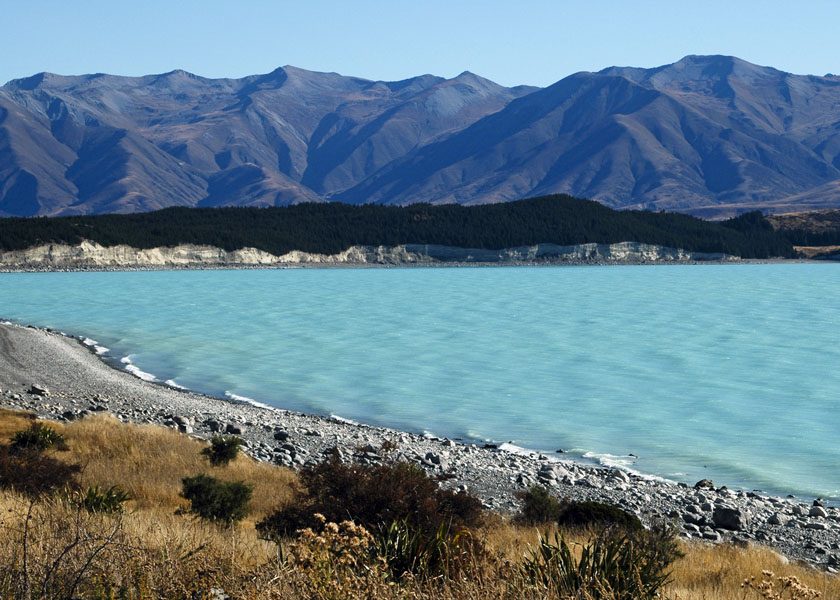
#> input picture 00_display_images/image/New_Zealand_Lake.jpg, 840 x 600 px
$ python 01_colors.py
#> lines starting #> are read from the running program, lines starting #| are printed output that depends on the picture
import cv2 as cv
import matplotlib.pyplot as plt
import numpy as np


# Splitting and Merging Color Channels

img_NZ_bgr = cv.imread("image/New_Zealand_Lake.jpg", cv.IMREAD_COLOR)
#> img_NZ_bgr is the input picture: shape (600, 840, 3); mean B, G, R 140.2, 126.7, 100.9

def split_and_merge(img_bgr):
	# Split the image into the B,G,R components
	b, g, r = cv.split(img_NZ_bgr)

	# Show the channels
	plt.figure(figsize=[18, 5])

	plt.subplot(141);plt.imshow(r, cmap="gray");plt.title("Red Channel")
	plt.subplot(142);plt.imshow(g, cmap="gray");plt.title("Green Channel")
	plt.subplot(143);plt.imshow(b, cmap="gray");plt.title("Blue Channel")

	# Merge the individual channels into a BGR image
	imgMerged = cv.merge((b, g, r))
	# Show the merged output
	plt.subplot(144)
	plt.imshow(imgMerged[:, :, ::-1])
	plt.title("Merged Output")
	plt.show()


def bgr_to_rgb(img_bgr):
	# OpenCV stores color channels in a differnet order than most other applications (BGR vs RGB).
	img_rgb = cv.cvtColor(img_bgr, cv.COLOR_BGR2RGB)
	plt.imshow(img_rgb)
	plt.show()


#____________________________________________________________
# CHANGING TO HSV COLOR SPACE

img_hsv = cv.cvtColor(img_NZ_bgr, cv.COLOR_BGR2HSV)
#> img_hsv: shape (600, 840, 3); mean H, S, V 82.2, 105.5, 149.4

# Split the image into the B,G,R components
h,s,v = cv.split(img_hsv)
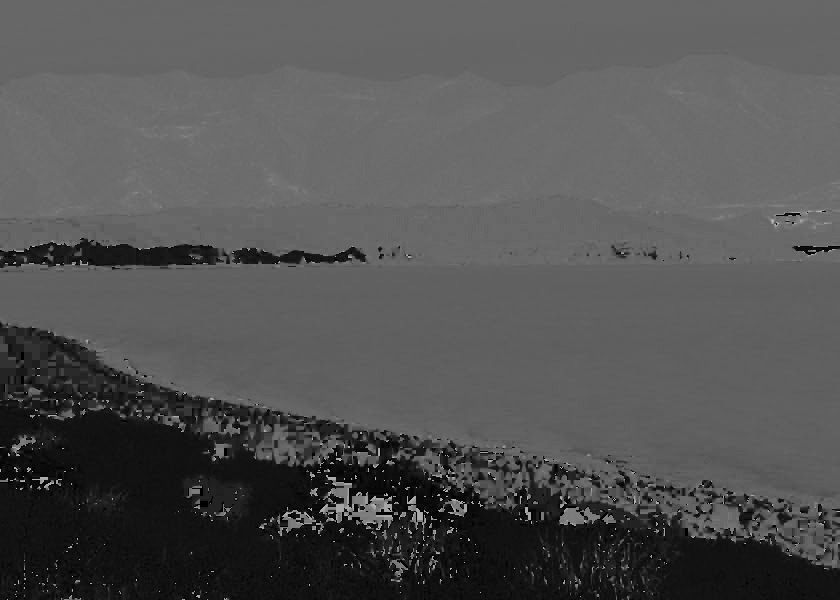
#> h: shape (600, 840); min 0, max 179, mean 82.2
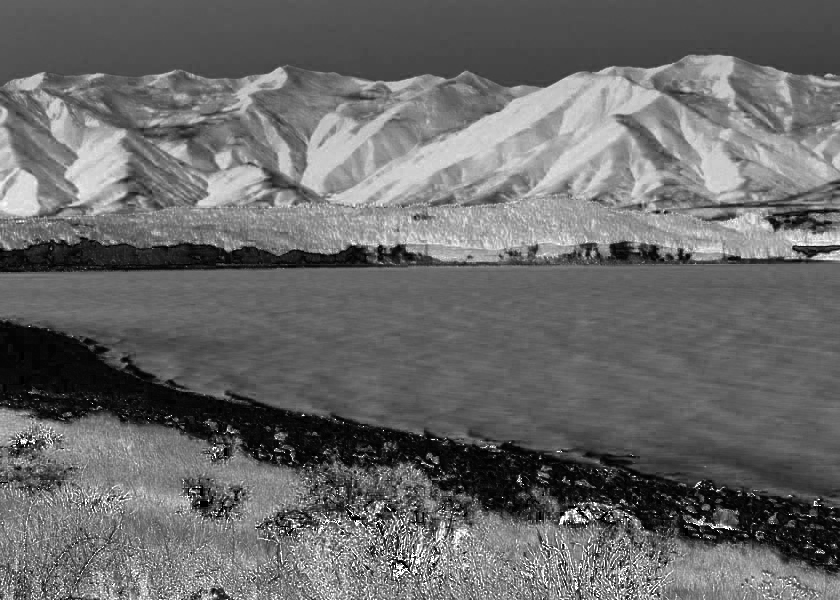
#> s: shape (600, 840); min 0, max 255, mean 105.5
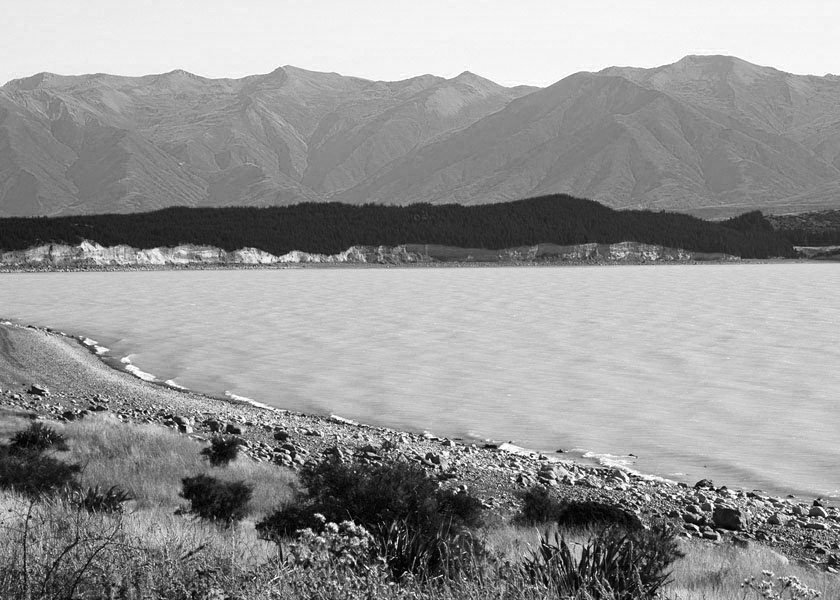
#> v: shape (600, 840); min 0, max 255, mean 149.4

# Show the channels
plt.figure(figsize=[16,4])
# h for color
plt.subplot(141);plt.imshow(h, cmap="gray");plt.title("H Channel")
# s for saturation/ intensity
plt.subplot(142);plt.imshow(s, cmap="gray");plt.title("S Channel")
# v for value
plt.subplot(143);plt.imshow(v, cmap="gray");plt.title("V Channel")
#> (the run stopped early here; a loop or call above may not have finished)

$ run again, with 00_display_images/image/checkerboard_color.png saved as 00_display_images/image/New_Zealand_Lake.jpg
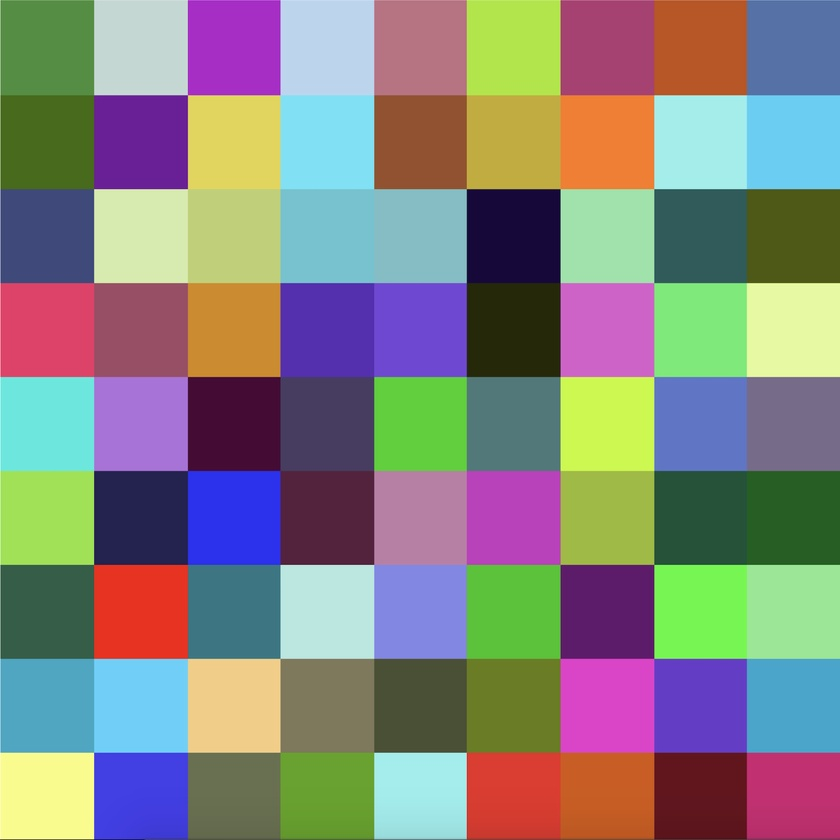
#> input picture 00_display_images/image/checkerboard_color.png, 840 x 840 px, shrunk from 1800 x 1800 before the run
#> img_NZ_bgr is the input picture: shape (840, 840, 3); mean B, G, R 126.7, 131.4, 133
#> img_hsv: shape (840, 840, 3); mean H, S, V 85.7, 139.4, 177.9
#> `h,s,v = cv.split(img_hsv)`:
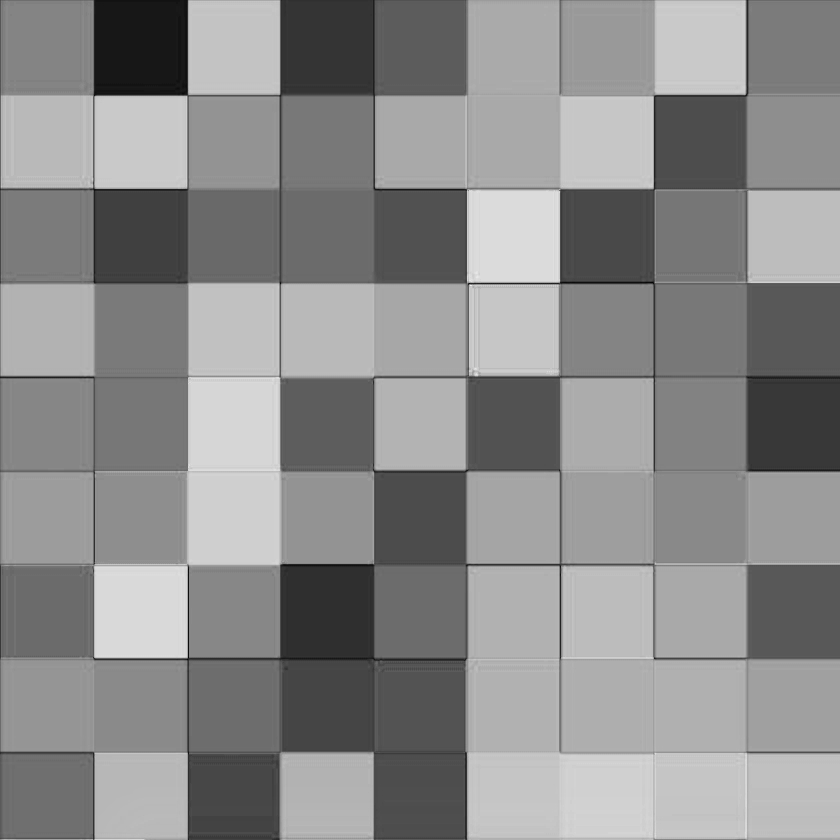
#> s: shape (840, 840); min 3, max 241, mean 139.4
#> `h,s,v = cv.split(img_hsv)`:
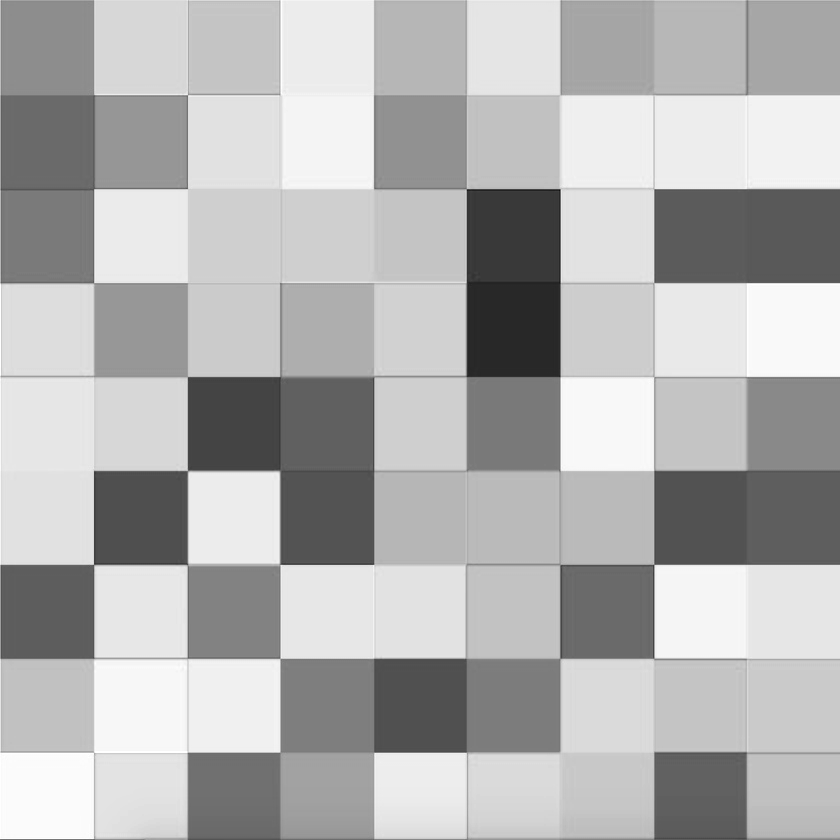
#> v: shape (840, 840); min 14, max 255, mean 177.9
